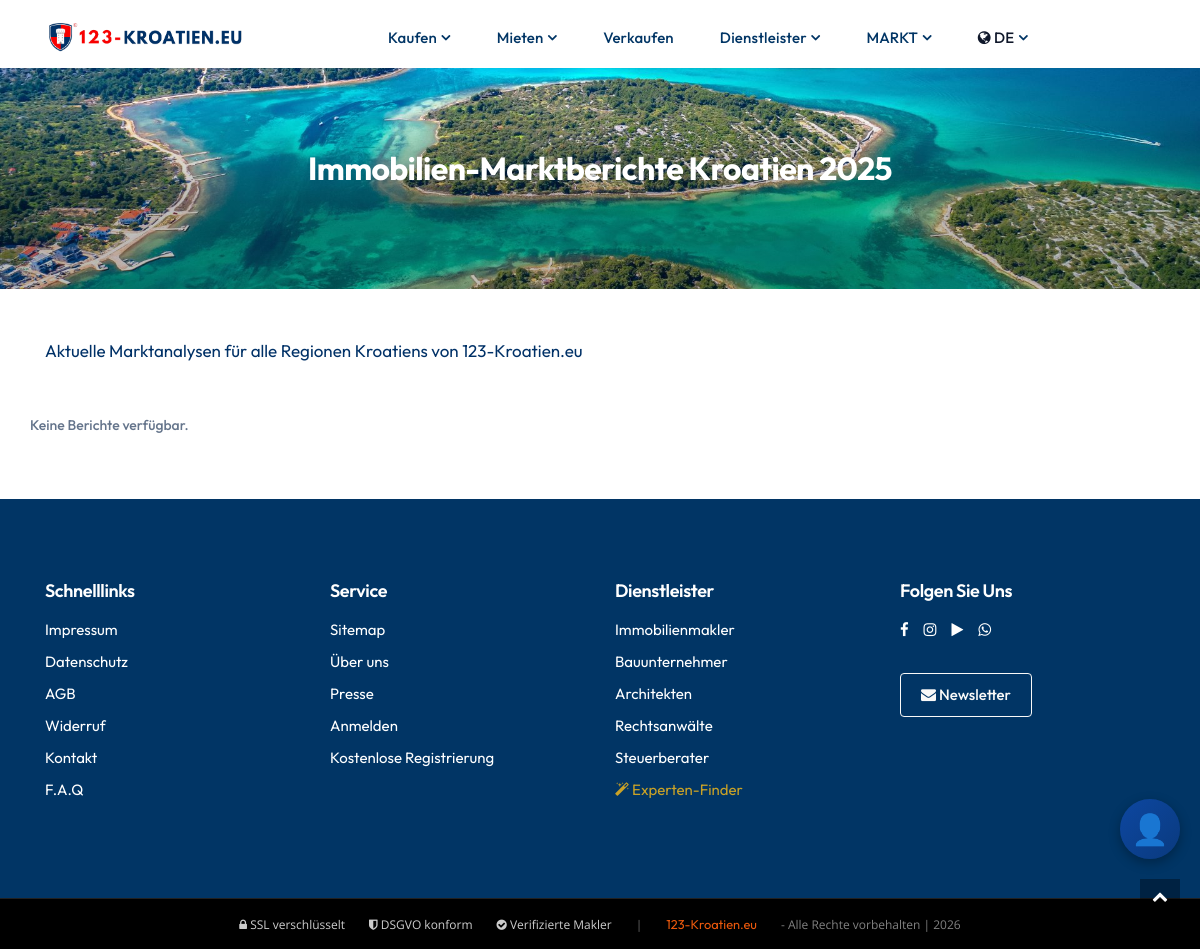
The app's page /ge/kroatien/marktberichte/ with its own data.
### pages/models.py (models this page shows)
class Translation(models.Model):
    PAGES = (
        ('home', 'home'),
        ('about', 'about'),
        ('listings', 'listings'),
        ('property details', 'property details'),
        ('blog', 'blog'),
        ('blog details', 'blog details'),
        ('contact', 'contact'),
        ('privacy', 'privacy'),
        ('navbar', 'navbar'),
        ('add-property', 'add-property'),
        ('profile', 'profile'),
        ('footer', 'footer'),
        ('login', 'login'),
        ('signup', 'signup'),
        ('faq', 'faq'),
        ('forget-password', 'forget-password'),
        ('reset-password', 'reset-password')
    )
    name = models.CharField(max_length=255, unique=True)
    page = models.CharField(max_length=50, choices=PAGES)
    english_content = models.TextField(blank=True)
    german_content = models.TextField(blank=True)
    french_content = models.TextField(blank=True)
    greek_content = models.TextField(blank=True)
    croatian_content = models.TextField(blank=True)
    polish_content = models.TextField(blank=True)
    czech_content = models.TextField(blank=True)
    russian_content = models.TextField(blank=True)
    swedish_content = models.TextField(blank=True)
    norway_content = models.TextField(blank=True)
    slovak_content = models.TextField(blank=True)
    dutch_content = models.TextField(blank=True)
    class Meta:
        ordering = ['name']

### main/content_views.py (the view)
# urls.py: path('kroatien/marktberichte/', content_views.market_report_list, {'country': 'kroatien'}, name='market_reports_ge'),
def market_report_list(request, country):
    lang = get_lang_from_request(request, country)
    reports = get_market_reports(lang)
    country_name = COUNTRY_NAMES.get(lang, 'kroatien')
    trans = TRANSLATIONS.get(lang, TRANSLATIONS['ge'])
    url_paths = URL_PATHS.get(lang, URL_PATHS['ge'])
    return render(request, 'main/market_report_list.html', {
        'reports': reports,
        'country_name': country_name,
        'lang': lang,
        'trans': trans,
        'url_paths': url_paths
    })

### main/content_views.py (called while the page is built)
def get_lang_from_request(request, country):
    session_lang = request.session.get('site_language')
    if session_lang:
        return session_lang
    lang = COUNTRY_TO_LANG.get(country)
    if lang:
        return lang
    return 'ge'

def get_market_reports(lang='ge'):
    base_path = os.path.dirname(os.path.abspath(__file__))
    reports_dir = os.path.join(base_path, 'market_reports_data')
    reports = []
    if not os.path.exists(reports_dir):
        return reports
    for filename in os.listdir(reports_dir):
        if filename.endswith(f'_{lang}.json'):
            filepath = os.path.join(reports_dir, filename)
            with open(filepath, 'r', encoding='utf-8') as f:
                data = json.load(f)
                reports.append(data)
    return sorted(reports, key=lambda x: x.get('region_name', ''))

### main/context_processors.py (called while the page is built)
def set_language(request):
    lang = request.session.get('site_language', 'ge')
    activate(lang)
    return {'language': lang}

### templates/main/market_report_list.html
{% extends 'include/base.html' %}
{% load static %}
{% block body %}
<div class="faqHeaderBg bg-theme-overlay">
  <section class="section__breadcrumb">
    <div class="container">
      <div class="row d-flex justify-content-center">
        <div class="col-md-8 text-center">
          <h1 class="text-white" style="font-weight: bold; font-size: 2rem">
            {{ trans.title }}
          </h1>
        </div>
      </div>
    </div>
  </section>
</div>
<section class="bg-white py-5">
  <div class="container">
    <p class="lead mb-5" style="color: #003167;">{{ trans.subtitle }}</p>
    <div class="row">
      {% for report in reports %}
      <div class="col-md-4 mb-4">
        <div class="card h-100" style="border-color: #003167;">
          <div class="card-body">
            <h5 class="card-title" style="color: #003167;">{{ report.region_name }}</h5>
            <p class="card-text text-muted">{{ trans.report_label }} {{ report.year }}</p>
            <a href="/{{ lang }}/{{ country_name }}/{{ url_paths.report }}/{{ report.region }}-{{ report.year }}/" class="btn" style="background-color: #c41e3a; color: white;">
              {{ trans.read_more }}
            </a>
          </div>
        </div>
      </div>
      {% empty %}
      <p>Keine Berichte verfügbar.</p>
      {% endfor %}
    </div>
  </div>
</section>
{% endblock %}

### templates/include/base.html (shortened to what this page needs)
<!DOCTYPE html>
{% load static %}
{% load i18n %}
<html>
<head>
    <link href="{% static 'css/styles.css' %}" rel="stylesheet" type="text/css">
    <link href="{% static 'css/custom.css' %}" rel="stylesheet" type="text/css">
    <link href="{% static 'css/modern-theme.css' %}" rel="stylesheet" type="text/css">
    <link rel="stylesheet" href="https://cdnjs.cloudflare.com/ajax/libs/font-awesome/4.7.0/css/font-awesome.min.css">
</head>
<body>
        <nav class="navbar navbar-nav navbar-hover navbar-expand-lg navbar-soft">
            <div class="container">
                <a class="navbar-brand" href="/">
                    <img src="{% static 'images/logo-black2.png' %}" alt="logo" class="img-fluid" style="width: 270px;">
                </a>
                <div class="collapse navbar-collapse" id="main_nav99">
                    <ul class="navbar-nav mx-auto">
                        <li class="nav-item dropdown">
                            <a class="nav-link active dropdown-toggle" href="" data-toggle="dropdown">{{ nav_buy }}</a>
                        </li>
                        <li class="nav-item dropdown">
                            <a class="nav-link active dropdown-toggle" href="" data-toggle="dropdown">{{ nav_rent }}</a>
                        </li>
                        <li class="nav-item">
                            <a class="nav-link active" href="{% url 'main:owner' %}">{{ nav_sell }}</a>
                        </li>
                        <li class="nav-item dropdown">
                            <a class="nav-link active dropdown-toggle" href="#" data-toggle="dropdown">{{ nav_services }}</a>
                        </li>
                        <li class="nav-item dropdown">
                            <a class="nav-link active dropdown-toggle" href="#" data-toggle="dropdown">{{ nav_market }}</a>
                        </li>
                        <li class="nav-item dropdown">
                            <a class="nav-link dropdown-toggle" href="#" data-toggle="dropdown">
                                <i class="fa fa-globe"></i> {% if language == 'ge' %}DE{% elif language == 'en' %}EN{% elif language == 'hr' %}HR{% elif language == 'fr' %}FR{% elif language == 'pl' %}PL{% elif language == 'cz' %}CZ{% elif language == 'ru' %}RU{% elif language == 'gr' %}GR{% elif language == 'sw' %}SW{% elif language == 'no' %}NO{% elif language == 'sk' %}SK{% elif language == 'nl' %}NL{% else %}DE{% endif %}
                            </a>
                        </li>
                    </ul>
                </div>
            </div>
        </nav>
        {% block body %}
        {% endblock body%}
        {% include 'include/footer.html' %}
        <a href="javascript:" id="return-to-top"><i class="fa fa-chevron-up"></i></a>
        {% include "chatbot_widget.html" %}
    </body>
</html>

### templates/include/footer.html
{% load static %}
<footer>
    <div class="myFooterBg wrapper__footer">
        <div class="container">
            <div class="row">
                <div class="col-md-3">
                    <div class="widget__footer">
                        <h4 class="footer-title">{{Quick_Links}}</h4>
                        <ul class="list-unstyled footer-links">
                            <li><a href="{% url 'main:imprint' %}" class="text-white">{{Imprint}}</a></li>
                            <li><a href="{% url 'main:data-protection' %}" class="text-white">{{PrivacyPolicy}}</a></li>
                            <li><a href="{% url 'main:agb' %}" class="text-white">{{TermsConditions}}</a></li>
                            <li><a href="{% url 'main:cancellation-policy' %}" class="text-white">{{Withdrawal}}</a></li>
                            <li><a href="{% url 'main:contact' %}" class="text-white">{{Contact}}</a></li>
                            <li><a href="{% url 'main:faq' %}" class="text-white">{{nav_faq}}</a></li>
                        </ul>
                    </div>
                </div>
                <div class="col-md-3">
                    <div class="widget__footer">
                        <h4 class="footer-title">{{Service}}</h4>
                        <ul class="list-unstyled footer-links">
                            <li><a href="#" class="text-white">{{Sitemap}}</a></li>
                            <li><a href="{% url 'main:about' %}" class="text-white">{{ nav_about }}</a></li>
                            <li><a href="{% url 'main:blog-single-1' %}" class="text-white">{{Press}}</a></li>
                            {% if user.is_authenticated %}
                            <li><a href="#" class="text-white"><i class="fa fa-user"></i> {{ user.username }}</a></li>
                            {% if user.is_authenticated %}
                            {% if user.professional.professional_type == 'real_estate_agent' or user.professional.professional_type == 'construction_company' %}<li><a href="{% url 'main:makler_dashboard' %}" class="text-white"><i class="fa fa-building"></i> Makler-Portal</a></li>{% elif user.professional %}<li><a href="{% url 'professional_portal:dashboard' %}" class="text-white"><i class="fa fa-briefcase"></i> Mein Portal</a></li>{% endif %}
                            {% endif %}
                            <li><a href="{% url 'account:logout' %}" class="text-white">{{ nav_logout }}</a></li>
                            {% else %}
                            <li><a href="{% url 'account:login' %}" class="text-white">{{Login}}</a></li>
                            <li><a href="{% url 'account:signup' %}" class="text-white">{{FreeRegistration}}</a></li>
                            {% endif %}
                        </ul>
                    </div>
                </div>
                <div class="col-md-3">
                    <div class="widget__footer">
                        <h4 class="footer-title">{{footer_services}}</h4>
                        <ul class="list-unstyled footer-links">
                            <li><a href="/{{ language }}/{{ country_name }}/{{ url_realtor }}/" class="text-white">{{dropdown_realtor}}</a></li>
                            <li><a href="/{{ language }}/{{ country_name }}/{{ url_contractor }}/" class="text-white">{{dropdown_contractor}}</a></li>
                            <li><a href="/{{ language }}/{{ country_name }}/{{ url_architect }}/" class="text-white">{{dropdown_architect}}</a></li>
                            <li><a href="/{{ language }}/{{ country_name }}/{{ url_lawyer }}/" class="text-white">{{dropdown_lawyer}}</a></li>
                            <li><a href="/{{ language }}/{{ country_name }}/{{ url_tax_advisor }}/" class="text-white">{{dropdown_tax_advisor}}</a></li>
                            <li><a href="/{{ language }}/{{ url_experten_finder }}/" class="text-white" style="color:#c9a227 !important;"><i class="fa fa-magic"></i> {{ experten_finder_label }}</a></li>
                        </ul>
                    </div>
                </div>
                <div class="col-md-3">
                    <div class="widget__footer">
                        <h4 class="footer-title">{{follow_us}}</h4>
                        <div class="social-icons-row">
                            <a href="https://facebook.com" target="_blank"><i class="fa fa-facebook"></i></a>
                            <a href="https://instagram.com" target="_blank"><i class="fa fa-instagram"></i></a>
                            <a href="https://tiktok.com" target="_blank"><i class="fa fa-play"></i></a>
                            <a href="https://whatsapp.com" target="_blank"><i class="fa fa-whatsapp"></i></a>
                        </div>
                        <a href="{% url 'main:contact' %}?newsletter=1" class="btn btn-outline-light btn-sm mt-3">
                            <i class="fa fa-envelope"></i> {{newsletter}}
                        </a>
                    </div>
                </div>
            </div>
        </div>
    </div>
    <div class="bg__footer-bottom-v1">
        <div class="container">
            <div class="row" align="center">
                <div class="col-md-12">
                    <div style="display: flex; justify-content: center; align-items: center; flex-wrap: wrap; gap: 1.5rem; font-size: 0.8rem;"><span style="color: rgba(255,255,255,0.8);"><i class="fa fa-lock"></i> SSL verschlüsselt</span><span style="color: rgba(255,255,255,0.8);"><i class="fa fa-shield"></i> DSGVO konform</span><span style="color: rgba(255,255,255,0.8);"><i class="fa fa-check-circle"></i> Verifizierte Makler</span><span style="color: rgba(255,255,255,0.4);">|</span><a href="#" style="color: #E41F0E;">123-Kroatien.eu</a><span style="color: rgba(255,255,255,0.5);"> - Alle Rechte vorbehalten | 2026</span></div>
                </div>
            </div>
        </div>
    </div>
</footer>

### templates/chatbot_widget.html (shortened to what this page needs)
<div id="chatbot-widget">
    <button id="chatbot-toggle" onclick="toggleChatbot()">👤</button>
</div>

### static/css/custom.css (style rules this page uses)
.myFooterBg { background-color: #003167; }
.faqHeaderBg { background-image: url("../images/about.jpg"); }
.bg-theme-overlay { width: 100%; background-position: center 50%; -webkit-background-size: cover; -moz-background-size: cover; -o-background-size: cover; -moz-background-size: cover; background-size: cover; position: relative; }
.navbar, .navbar-nav, .nav-link, .dropdown-menu { font-family: "Montserrat", sans-serif !important; }
.navbar-nav { align-items: flex-end !important; }
.navbar { align-items: flex-end !important; }
.nav-link { font-weight: 500 !important; font-size: 14px !important; }
body, html { font-family: "Montserrat", sans-serif !important; }
.fa, .fa::before, i.fa, i.fa::before, .fa-globe, .fa-caret-down, .fa-user, .fa-facebook, .fa-instagram, .fa-youtube, .fa-whatsapp, .fa-envelope, .fa-magic, [class^="fa-"], [class*=" fa-"] { font-family: FontAwesome !important; font-weight: normal !important; font-style: normal !important; }
.social-icons-row { display: flex; gap: 15px; margin-bottom: 15px; }
.social-icons-row a { color: #fff; font-size: 22px; transition: all 0.3s ease; }
.footer-links li { margin-bottom: 8px; }
.footer-links a { font-size: 14px; }
body { font-family: 'Montserrat', -apple-system, BlinkMacSystemFont, 'Segoe UI', Roboto, Helvetica, Arial, sans-serif !important; font-weight: 400; font-size: 15px; line-height: 1.6; color: #5f5f5f; -webkit-font-smoothing: antialiased; }
h1, h2, h3, h4, h5, h6 { font-family: 'Montserrat', -apple-system, BlinkMacSystemFont, 'Segoe UI', Roboto, Helvetica, Arial, sans-serif !important; color: #2d2d2d; font-weight: 600; line-height: 1.3; margin-bottom: 0.6em; }
h1 { font-size: 32px; }
h4 { font-size: 18px; }
p { color: #5f5f5f; font-size: 14px; line-height: 1.6; margin-bottom: 1em; }
.navbar-nav .nav-link { font-family: 'Nunito Sans', -apple-system, sans-serif !important; font-family: 'Nunito Sans', -apple-system, sans-serif !important; font-size: 14px !important; font-weight: 500 !important; color: #000000 !important; letter-spacing: 0.2px; }
.btn { font-size: 14px; font-weight: 500; border-radius: 4px; padding: 10px 20px; }
.lead { font-size: 17px; font-weight: 400; color: #5f5f5f; }
a { color: #003167; }
.footer-title { font-family: 'Nunito Sans', sans-serif !important; font-size: 13px; font-weight: 600; text-transform: uppercase; letter-spacing: 1px; }
.fa:before { font-family: FontAwesome !important; }

### templates/chatbot_widget.html (style rules this page uses)
#chatbot-toggle { position: fixed; bottom: 90px; right: 20px; width: 60px; height: 60px; border-radius: 50%; background: linear-gradient(135deg, #0D47A1, #0A3A7E); border: none; font-size: 30px; cursor: pointer; box-shadow: 0 4px 12px rgba(0,0,0,0.3); z-index: 9999; transition: transform 0.3s; }

### records on screen
Translation: german_content "Kaufen"
Translation: german_content "Mieten"
Translation: german_content "Verkaufen"
Translation: german_content "Dienstleister"
Translation: german_content "MARKT"
Translation: german_content "Schnelllinks"
Translation: german_content "Impressum"
Translation: german_content "Datenschutz"
Translation: german_content "AGB"
Translation: german_content "Widerruf"
Translation: german_content "Kontakt"
Translation: german_content "F.A.Q"
Translation: german_content "Service"
Translation: german_content "Sitemap"
Translation: german_content "Über uns"
Translation: german_content "Presse"
Translation: german_content "Anmelden"
Translation: german_content "Kostenlose Registrierung"
Translation: german_content "Dienstleister"
Translation: german_content "Immobilienmakler"
Translation: german_content "Bauunternehmer"
Translation: german_content "Architekten"
Translation: german_content "Rechtsanwälte"
Translation: german_content "Steuerberater"
Translation: german_content "Folgen Sie Uns"
Translation: german_content "Newsletter"

### other values on screen
{{ trans.title }} "Immobilien-Marktberichte Kroatien 2025"
{{ trans.subtitle }} "Aktuelle Marktanalysen für alle Regionen Kroatiens von 123-Kroatien.eu"
{{ experten_finder_label }} "Experten-Finder"
